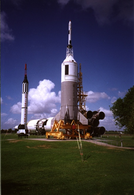
%> input picture Assignment 3/Assignment3_1m/AtlasMercury.tif, 134 x 195 px, shrunk from 284 x 413 before the run
$ octave test_eq_hist.m   (GNU Octave 9; MATLAB toolbox functions it lacks are replaced by stand-ins)
%> lines starting %> are read from the running program, lines starting %| are printed output that depends on the picture
### Assignment 3/Assignment3_1m/HistogramEqualization.m
function [ h, lut, eq_I] = HistogramEqualization( I )
%HistogramEqualization
%   compute histogram of an image and do histogram equalization
[m, n, c] = size(I);
h = compute_hist(I);
[m_h, n_h] = size(h);
total = sum(h);

% construct lut
lut = zeros([m_h, n_h]);
lut(1, :) = h(1, :) ./ total;
for i = 2 : m_h
    lut(i, :) = lut(i - 1, :) + h(i, :) ./ total;
end
for i = 1 : m_h
    lut(i, :) = round(lut(i, :) .* 255);
end
eq_I = zeros(size(I));
for i = 1 : m
    for j = 1 : n
        for k = 1 : c
            eq_I(i, j, k) = lut(I(i, j, k) + 1, k);
        end
    end
end
eq_I = uint8(eq_I);
end

### Assignment 3/Assignment3_1m/compute_hist.m
function h = compute_hist( img )
%compute histogram of an image

[m, n, c] = size(img);
h = zeros([256, c]);
for i = 1 : 256
    h(i, :) = sum(sum(img == (i - 1)));
end
end

### Assignment 3/Assignment3_1m/test_eq_hist.m
I = imread('AtlasMercury.tif');
%> I is the input picture: size 195x134x3 uint8; mean R, G, B 59.3, 57.4, 73.5
[h, lut, eq_I] = HistogramEqualization(I);
%> after the loop in compute_hist, `for i = 1 : 256`: h = 256 rows, first 12: [2 19 93; 1 5 45; 0 9 129; 0 16 188; 2 11 169; 0 15 166; 0 30 219; 6 45 332; 4 73 451; 3 121 550; 6 77 581; 7 69 627]
%> in HistogramEqualization, `total = sum(h);`: total = [26130 26130 26130]
%> after the loop in HistogramEqualization, `for i = 2 : m_h`: lut = 256 rows, first 12: [7.65e-05 0.000727 0.00356; 0.000115 0.000918 0.00528; 0.000115 0.00126 0.0102; 0.000115 0.00188 0.0174; 0.000191 0.0023 0.0239; 0.000191 0.00287 0.0302; 0.000191 0.00402 0.0386; 0.000421 0.00574 0.0513; 0.000574 0.00853 0.0686; 0.000689 0.0132 0.0896; 0.000918 0.0161 0.112; 0.00119 0.0188 0.136]
%> after the loop in HistogramEqualization, `for i = 1 : m_h`: lut = 256 rows, first 12: [0 0 1; 0 0 1; 0 0 3; 0 0 4; 0 1 6; 0 1 8; 0 1 10; 0 1 13; 0 2 17; 0 3 23; 0 4 29; 0 5 35]
%> after the loop in HistogramEqualization, `for i = 1 : m`:
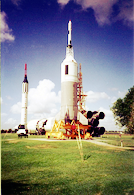
%> eq_I: size 195x134x3 double; mean R, G, B 129.3, 129, 128.6
eq_h = compute_hist(eq_I);
%> after the loop in compute_hist (call 2), `for i = 1 : 256`: h = 256 rows, first 12: [46 49 0; 39 101 138; 164 73 0; 81 121 129; 0 77 188; 135 118 0; 197 99 169; 0 0 0; 0 180 166; 263 0 0; 0 228 219; 0 0 0]
%> eq_h has the same summary as h in compute_hist
figure;
image(I);
title('origin image');
figure;
image(eq_I);
title('hist equalization image');
imwrite(eq_I, 'Hist_eqed.png');

x = 0 : 255;
h1_img = figure;
bar(x, h(:, 1));
title('origin histogram');
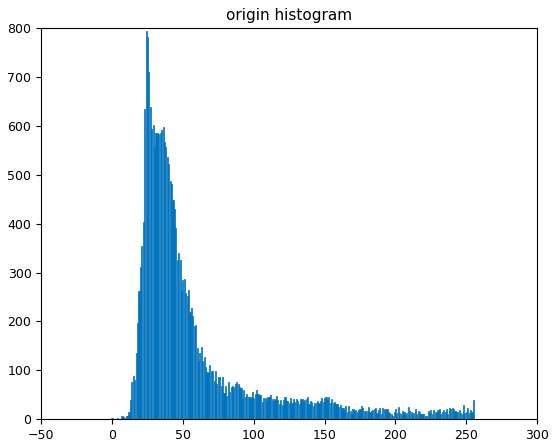
%> figure redrawn from the program's plot data; tallest bar 794 high, from x = 23.6 to 24.4
saveas(h1_img, 'original_hist.png');
h2_img = figure;
bar(x, eq_h(:, 1));
title('equalized histogram');
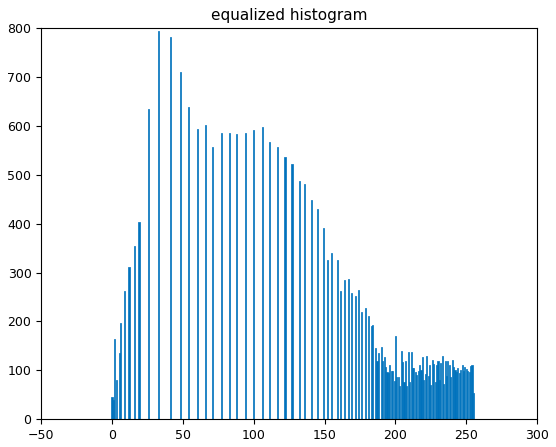
%> figure redrawn from the program's plot data; tallest bar 794 high, from x = 32.6 to 33.4
saveas(h2_img, 'eqed_hist.png');
